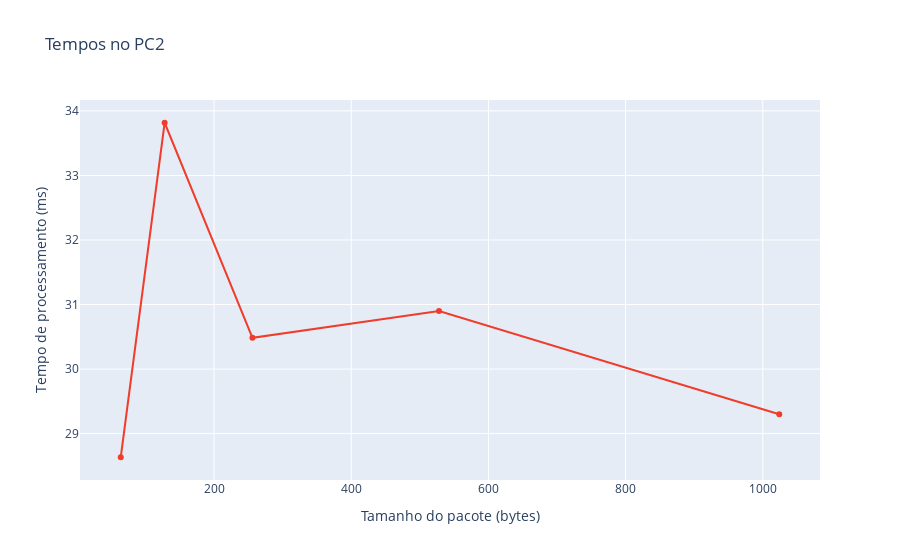

Notebook code for this chart:
### Markdown cell above
# **Situation 2:** PC2 as server and client

| Tamanho (bytes)| Tempo médio (ms) | Desvio padrão (ms)|
|----------------|----------------- |------------------ |
| 64             | 57.2667          | 17.4240           |
| 128            | 67.6333          | 18.6270           |
| 256            | 60.9667          | 16.9243           |
| 512            | 61.8000          | 15.6171           |
| 1024           | 58.6000          | 15.4000           |

### Code cell
pc2 = np.array([57.2667, 67.6333, 60.9667, 61.8, 58.6])
pc2 = pc2/2

# Plot the data
fig = px.line(x=sizes, y=pc2, title='Tempos no PC2', 
              markers=True,
              labels={'x': 'Tamanho do pacote (bytes)', 'y': 'Tempo de processamento (ms)'}, 
              color_discrete_sequence=['#f03c2b'])
# Show the graph
fig.show()

### Figure 1 — Plotly figure (JSON) as saved in the notebook; plotly's stock layout.template omitted (floating-point values rounded to 4 significant figures)
{"data": [{"hovertemplate": "Tamanho do pacote (bytes)=%{x}<br>Tempo de processamento (ms)=%{y}<extra></extra>", "legendgroup": "", "line": {"color": "#f03c2b", "dash": "solid"}, "marker": {"symbol": "circle"}, "mode": "lines+markers", "name": "", "orientation": "v", "showlegend": false, "x": [64, 128, 256, 528, 1024], "xaxis": "x", "y": [28.63, 33.82, 30.48, 30.9, 29.3], "yaxis": "y", "type": "scatter"}], "layout": {"xaxis": {"anchor": "y", "domain": [0, 1], "title": {"text": "Tamanho do pacote (bytes)"}}, "yaxis": {"anchor": "x", "domain": [0, 1], "title": {"text": "Tempo de processamento (ms)"}}, "legend": {"tracegroupgap": 0}, "title": {"text": "Tempos no PC2"}}}
